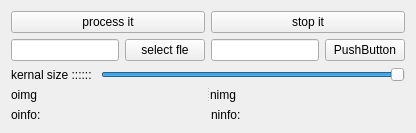
      <widget class="QWidget" name="tab_15">
       <attribute name="title">
        <string>border</string>
       </attribute>
       <layout class="QVBoxLayout" name="verticalLayout_15">
        <item>
         <layout class="QHBoxLayout" name="horizontalLayout_58">
          <item>
           <widget class="QPushButton" name="pushButton_55">
            <property name="text">
             <string>process it</string>
            </property>
           </widget>
          </item>
          <item>
           <widget class="QPushButton" name="pushButton_56">
            <property name="text">
             <string>stop it</string>
            </property>
           </widget>
          </item>
         </layout>
        </item>
        <item>
         <layout class="QHBoxLayout" name="horizontalLayout_54">
          <item>
           <widget class="QLineEdit" name="lineEdit_27"/>
          </item>
          <item>
           <widget class="QPushButton" name="pushButton_53">
            <property name="text">
             <string>select fle</string>
            </property>
           </widget>
          </item>
          <item>
           <widget class="QLineEdit" name="lineEdit_28"/>
          </item>
          <item>
           <widget class="QPushButton" name="pushButton_54">
            <property name="text">
             <string>PushButton</string>
            </property>
           </widget>
          </item>
         </layout>
        </item>
        <item>
         <layout class="QHBoxLayout" name="horizontalLayout_56">
          <item>
           <widget class="QLabel" name="label_80">
            <property name="text">
             <string>kernal size :::::: </string>
            </property>
           </widget>
          </item>
          <item>
           <widget class="QSlider" name="horizontalSlider_18">
            <property name="maximum">
             <number>1</number>
            </property>
            <property name="singleStep">
             <number>1</number>
            </property>
            <property name="pageStep">
             <number>1</number>
            </property>
            <property name="value">
             <number>1</number>
            </property>
            <property name="orientation">
             <enum>Qt::Horizontal</enum>
            </property>
           </widget>
          </item>
         </layout>
        </item>
        <item>
         <widget class="QSplitter" name="splitter_14">
          <property name="sizePolicy">
           <sizepolicy hsizetype="Expanding" vsizetype="Expanding">
            <horstretch>0</horstretch>
            <verstretch>0</verstretch>
           </sizepolicy>
          </property>
          <property name="orientation">
           <enum>Qt::Horizontal</enum>
          </property>
          <widget class="QLabel" name="label_78">
           <property name="sizePolicy">
            <sizepolicy hsizetype="Preferred" vsizetype="Expanding">
             <horstretch>0</horstretch>
             <verstretch>0</verstretch>
            </sizepolicy>
           </property>
           <property name="text">
            <string>oimg</string>
           </property>
          </widget>
          <widget class="QWidget" name="layoutWidget_19">
           <layout class="QGridLayout" name="gridLayout_14">
            <item row="0" column="0">
             <widget class="QLabel" name="label_79">
              <property name="sizePolicy">
               <sizepolicy hsizetype="Preferred" vsizetype="Preferred">
                <horstretch>0</horstretch>
                <verstretch>0</verstretch>
               </sizepolicy>
              </property>
              <property name="text">
               <string>nimg</string>
              </property>
             </widget>
            </item>
           </layout>
          </widget>
         </widget>
        </item>
        <item>
         <layout class="QHBoxLayout" name="horizontalLayout_57">
          <item>
           <widget class="QLabel" name="label_81">
            <property name="sizePolicy">
             <sizepolicy hsizetype="Preferred" vsizetype="Minimum">
              <horstretch>0</horstretch>
              <verstretch>0</verstretch>
             </sizepolicy>
            </property>
            <property name="maximumSize">
             <size>
              <width>16777215</width>
              <height>32</height>
             </size>
            </property>
            <property name="text">
             <string>oinfo:</string>
            </property>
           </widget>
          </item>
          <item>
           <widget class="QLabel" name="label_82">
            <property name="sizePolicy">
             <sizepolicy hsizetype="Preferred" vsizetype="Minimum">
              <horstretch>0</horstretch>
              <verstretch>0</verstretch>
             </sizepolicy>
            </property>
            <property name="maximumSize">
             <size>
              <width>16777215</width>
              <height>32</height>
             </size>
            </property>
            <property name="text">
             <string>ninfo:</string>
            </property>
           </widget>
          </item>
         </layout>
        </item>
       </layout>
      </widget>
